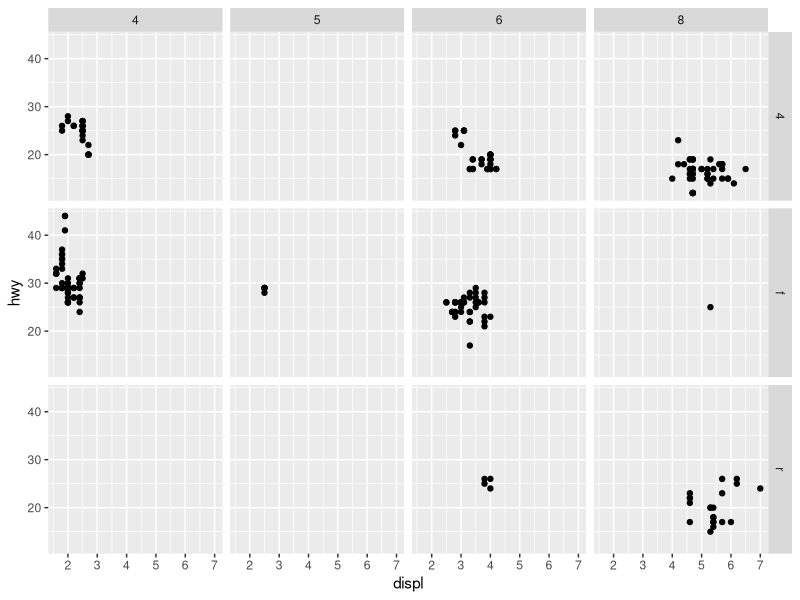
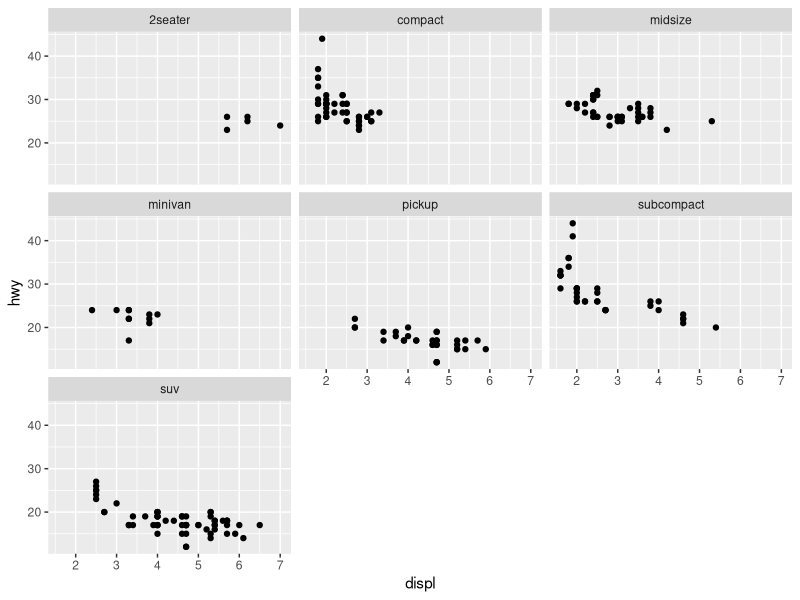
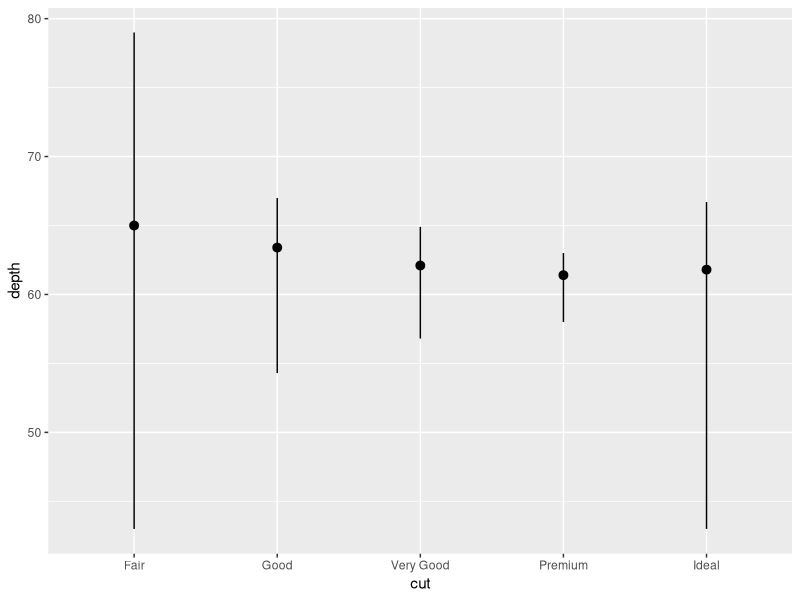
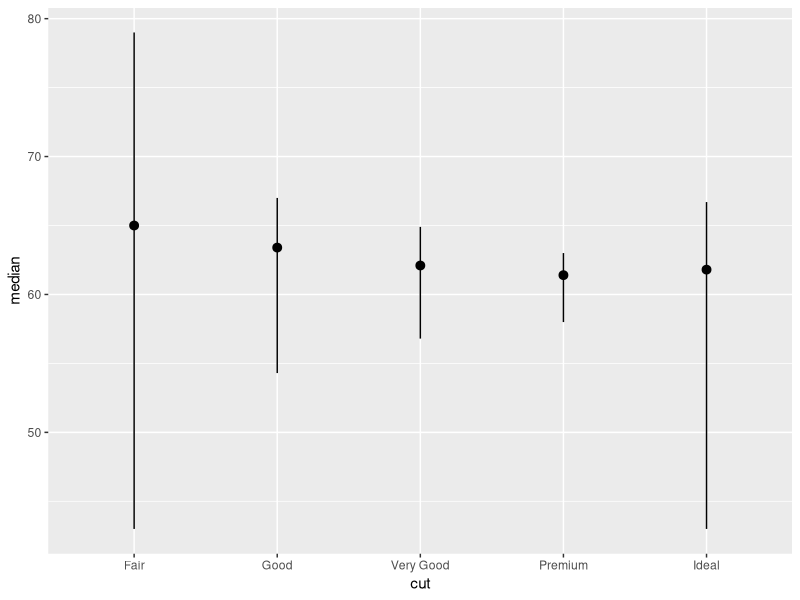
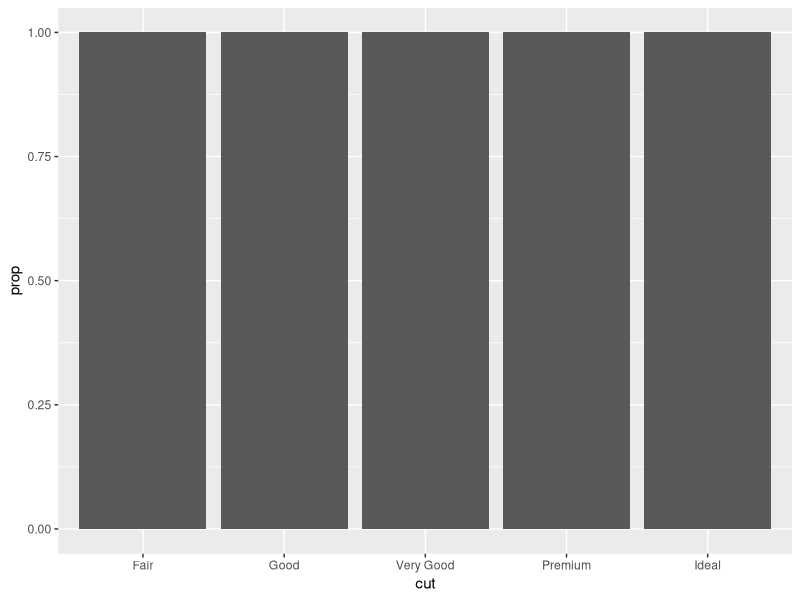
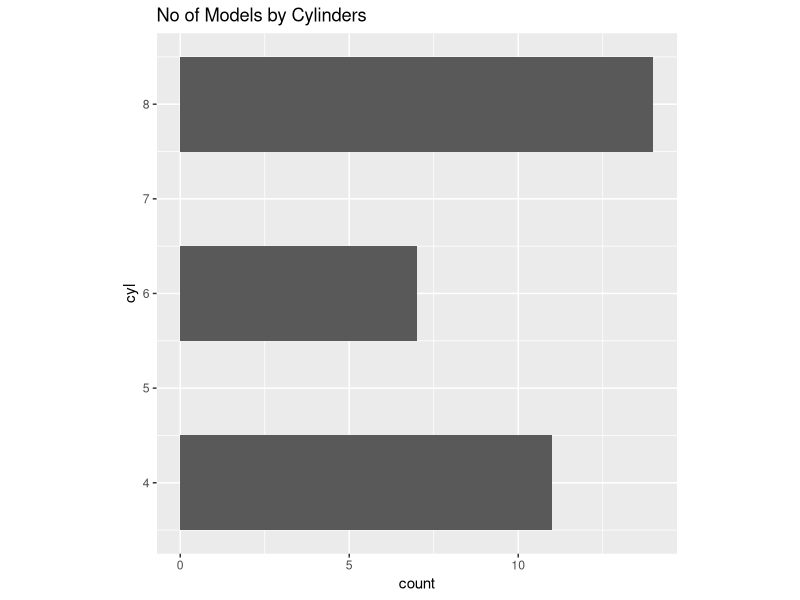
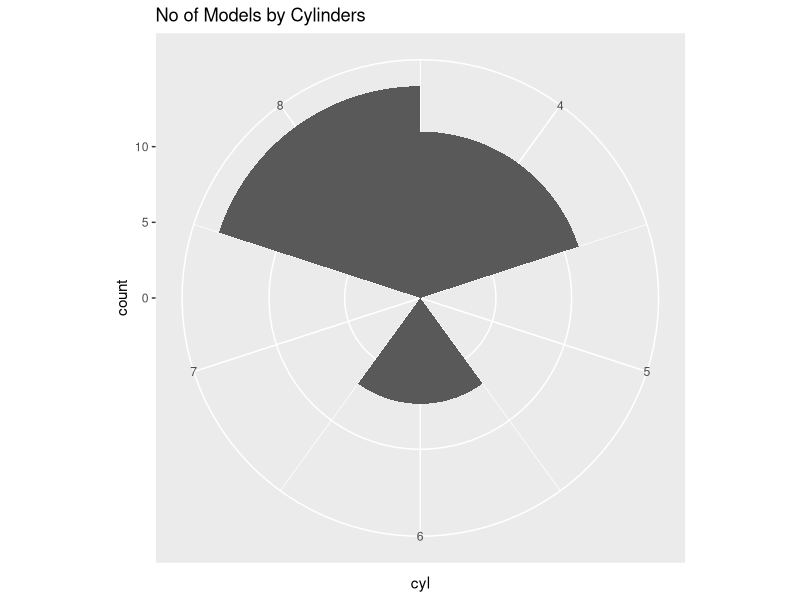
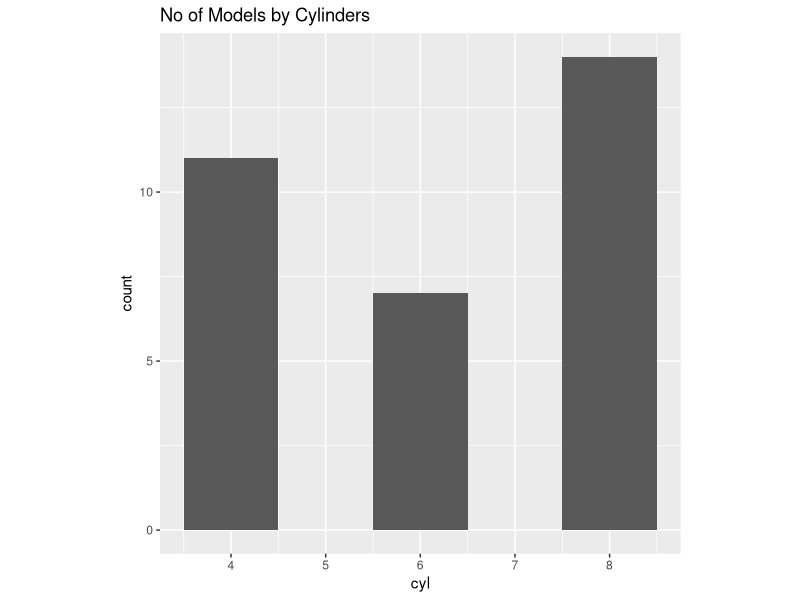

Write R code to recreate these figures, in order.
## ---- chunk 1
knitr::opts_chunk$set(echo = TRUE)
library(tidyverse)
## ---- chunk 2
 ggplot(data = mpg) + 
    geom_point(mapping = aes(x = displ, y = hwy)) +
   
    facet_grid(drv ~ cyl)

 ggplot(data = mpg) + 
    geom_point(mapping = aes(x = displ, y = hwy)) +
    facet_wrap(. ~ class, nrow=3)

## ---- chunk 3
ggplot(data = diamonds) + 
  stat_summary(
    mapping = aes(x = cut, y = depth),
    fun.min = min,
    fun.max = max,
    fun = median
  )
## ---- chunk 4
d <- diamonds %>% 
  group_by(cut) %>% 
  summarise(min = min(depth), max = max(depth), median = median(depth))

ggplot(data = d) +
  geom_pointrange(aes(x = cut, y = median, ymin = min, ymax = max))
## ---- chunk 5
ggplot(data = diamonds) + 
  geom_bar(mapping = aes(x = cut, y = ..prop..))
## ---- chunk 6

# Playing with bar and polar charts
bar <- ggplot(data = mtcars) +
  geom_bar(
    mapping = aes(x=cyl, fill=cyl),
    show.legend = FALSE,
    width = 1
  ) +
  theme(aspect.ratio = 1) 

bar + coord_flip() + labs(title = "No of Models by Cylinders")
bar + coord_polar() + labs(title = "No of Models by Cylinders ")
bar + labs(title="No of Models by Cylinders")

# Trying out abline and fixed

ggplot(data=mpg, mapping = aes(x = cty, y=hwy)) +
  geom_point() +
  geom_abline() +
  coord_fixed()
  
## ---- chunk 7
ggplot(data = diamonds) + 
  geom_bar(mapping = aes(x = cut, colour = cut))
ggplot(data = diamonds) + 
  geom_bar(mapping = aes(x = cut, fill = cut))
## ---- chunk 8
ggplot(data = diamonds) + 
  geom_bar(mapping = aes(x = cut, fill = clarity))
## ---- chunk 9
ggplot(data = diamonds, mapping = aes(x = cut, fill = clarity)) + 
  geom_bar(alpha = 1/5, position = "identity")
ggplot(data = diamonds, mapping = aes(x = cut, colour = clarity)) + 
  geom_bar(fill = NA, position = "identity")
## ---- chunk 10
ggplot(data = diamonds) + 
  geom_bar(mapping = aes(x = cut, fill = clarity), position = "fill")
## ---- chunk 11
ggplot(data = diamonds) + 
  geom_bar(mapping = aes(x = cut, fill = clarity), position = "dodge")
## ---- chunk 12
ggplot(data = mpg) + 
  geom_point(mapping = aes(x = displ, y = hwy), position = "jitter")
## ---- chunk 13
ggplot(data = mpg, mapping = aes(x = cty, y = hwy)) + 
  geom_point()
## ---- chunk 14
ggplot(data = mpg) + 
  geom_point(mapping = aes(x=cty, y=hwy), position = "jitter")
## ---- chunk 15
?geom_jitter()
## ---- chunk 16
?geom_count()
## ---- chunk 17
?geom_boxplot()
## ---- chunk 18
ggplot(data = mpg) + 
  geom_boxplot(mapping = aes(trans,hwy))
